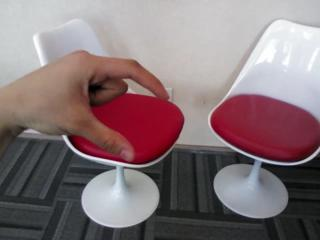
#> input picture 000364.jpg, 320 x 240 px; its folder holds only this picture in this run
$ python -i segment.py   (imports and definitions only)   (Python 2 division)   (older library calls are emulated)
#> lines starting #> are read from the running program, lines starting #| are printed output that depends on the picture; after the words box and inside, x2 and y2 are one past the last pixel; in counts of white or black regions, pixels touching at a corner belong together
#> further down, picture is the input picture: shape (240, 320, 3); mean B, G, R 120.3, 117.1, 134.2
#! /usr/bin/python
import os
import cv2
import numpy as np

BASEDIR = "./dataset/"
READDIR = "./dataset/processed/"
SAVEDIR = "./dataset/processed/masked/"


def mask(img):
    """ mask: image -> image
    takes color image of any dimension and returns black and white threshold
    that attempts to isolate image of hand
    """
    imgHLS = cv2.cvtColor(img, cv2.COLOR_BGR2HLS)
#> imgHLS: shape (240, 320, 3); mean of channels 0, 1, 2 91.3, 125.9, 44.8

    skinColorUpper = np.array([25, 0.8 * 255, 0.6 * 255])
    skinColorLower = np.array([0, 0.1 * 255, 0.09 * 255])

    rangeMask = cv2.inRange(imgHLS, skinColorLower, skinColorUpper)
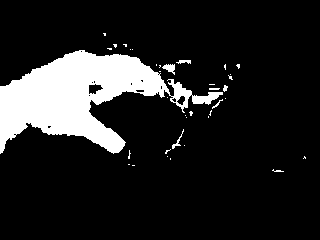
#> rangeMask: shape (240, 320); 13.7% white; 37 white regions (30 under 20 px), largest, box (x1, y1, x2, y2) and area: (0, 50, 223, 154) 10114, (162, 64, 175, 75) 79, (172, 129, 184, 149) 48
    blurred = cv2.blur(rangeMask, (15,15))
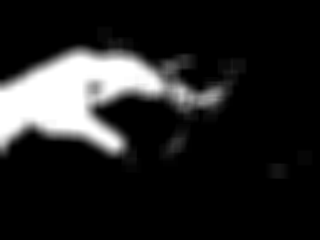
#> blurred: shape (240, 320); min 0, max 255, mean 34.9
    ret, handmask = cv2.threshold(blurred, 200, 255, cv2.THRESH_BINARY)
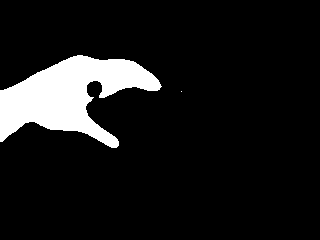
#> handmask: shape (240, 320); 9.8% white; 2 white regions (1 under 20 px), largest, box (x1, y1, x2, y2) and area: (0, 55, 162, 148) 7547
    return handmask

# [60 lines left out: functions get_square, crop, not called in this run]

###############################################################################

# [2 lines not run here, left out]

count = 0
# [16 lines not run here, left out]

>>> import cv2
>>> picture = cv2.imread('000364.jpg')
>>> result = mask(picture)
